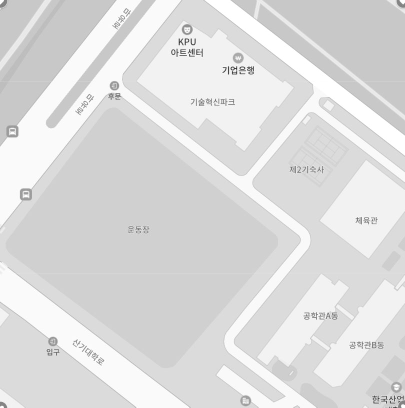
#> input picture images/bg_1.jpg, 405 x 408 px
$ python test.py   (older library calls are emulated)
#> lines starting #> are read from the running program, lines starting #| are printed output that depends on the picture; after the words box and inside, x2 and y2 are one past the last pixel; in counts of white or black regions, pixels touching at a corner belong together
import cv2

img1 = cv2.resize(cv2.imread("./images/bg_1.jpg", cv2.CV_8UC3), (512, 512), interpolation=cv2.INTER_CUBIC)
#> img1: shape (512, 512); min 65, max 255, mean 221

roi = img1[180:200, 180:200]
#> roi: shape (20, 20); every value is 208

tri_img = roi.copy()

roi_logo = cv2.circle(tri_img, (3,3), 2, (10,20,20))
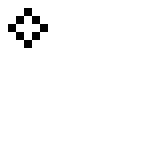
#> roi_logo: shape (20, 20) (shown 8 times larger); values 10 (black) and 208 (white), 98% white; black in thin lines or dots, all inside (x1, y1, x2, y2) = (1, 1, 6, 6)

cv2.imshow("SRC", img1)
cv2.imshow("roi", roi)
cv2.imshow("roi_ro", roi_logo)
cv2.waitKey(0)

$ run again, with images/bg_0.jpg copied over images/bg_1.jpg
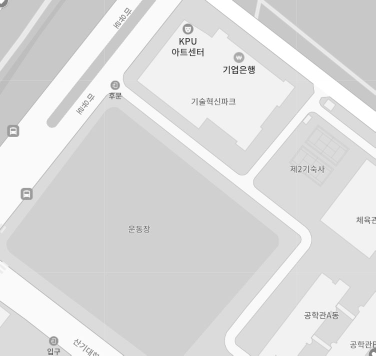
#> input picture images/bg_0.jpg, 376 x 356 px
#> `img1 = cv2.resize(cv2.imread("./images/bg_1.jpg", cv2.CV_8UC3), (512, ..`:
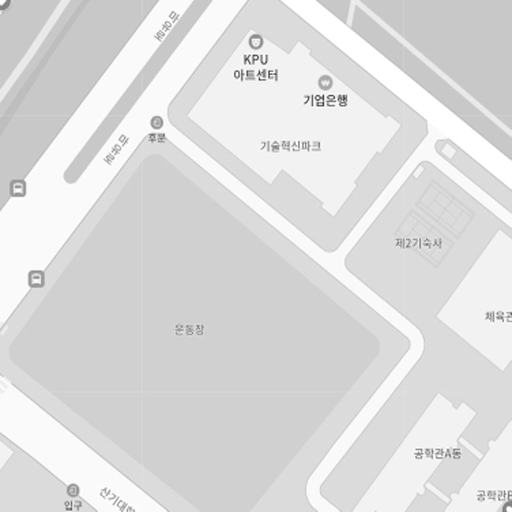
#> img1: shape (512, 512); min 55, max 255, mean 220.6
#> `roi = img1[180:200, 180:200]`:
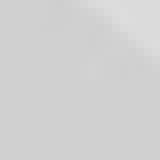
#> roi: shape (20, 20) (shown 8 times larger); min 206, max 221, mean 209.1

$ run again, with images/bg_2.jpg copied over images/bg_1.jpg
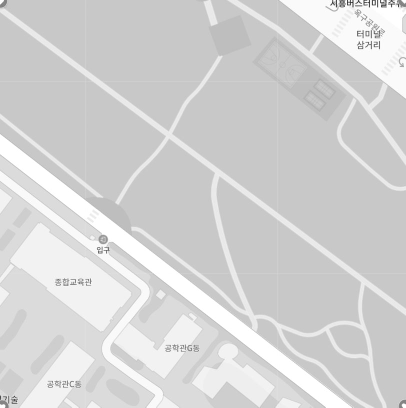
#> input picture images/bg_2.jpg, 406 x 408 px
#> `roi = img1[180:200, 180:200]`:
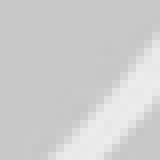
#> roi: shape (20, 20) (shown 8 times larger); min 198, max 237, mean 206.5
